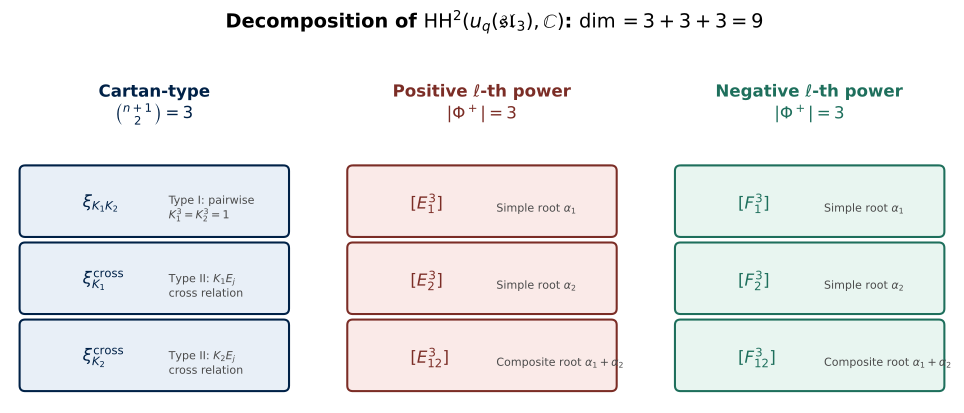

The Python source for this figure:
"""Generate the three-fold decomposition figure for sl3."""
import matplotlib
matplotlib.use('Agg')
import matplotlib.pyplot as plt
import matplotlib.patches as mpatches
import numpy as np

fig, axes = plt.subplots(1, 3, figsize=(10, 4))

# Color scheme - Oxford blue palette
colors = {
    'cartan': ('#002147', '#E8EFF7'),  # Oxford blue
    'pos_lth': ('#7B2D26', '#FAEAE8'), # Dark red
    'neg_lth': ('#1E6F5C', '#E8F5F0'), # Dark green
}

# Panel 1: Cartan-type classes
ax = axes[0]
ax.set_xlim(0, 10)
ax.set_ylim(0, 10)
ax.axis('off')
ax.set_title(r'Cartan-type' + '\n' + r'$\binom{n+1}{2} = 3$', fontsize=12, fontweight='bold',
             color=colors['cartan'][0])

classes_cartan = [
    (r'$\xi_{K_1 K_2}$', 'Type I: pairwise\n$K_1^3=K_2^3=1$'),
    (r'$\xi_{K_1}^{\mathrm{cross}}$', 'Type II: $K_1 E_j$\ncross relation'),
    (r'$\xi_{K_2}^{\mathrm{cross}}$', 'Type II: $K_2 E_j$\ncross relation'),
]
for i, (sym, desc) in enumerate(classes_cartan):
    y = 7 - i * 2.8
    rect = mpatches.FancyBboxPatch((0.5, y-0.8), 9, 2.2,
                                    boxstyle="round,pad=0.2",
                                    facecolor=colors['cartan'][1], edgecolor=colors['cartan'][0],
                                    linewidth=1.5)
    ax.add_patch(rect)
    ax.text(2.5, y+0.2, sym, fontsize=12, fontweight='bold', va='center', color=colors['cartan'][0])
    ax.text(5.5, y+0.0, desc, fontsize=8, va='center', color='#4A4A4A')

# Panel 2: Positive l-th power
ax = axes[1]
ax.set_xlim(0, 10)
ax.set_ylim(0, 10)
ax.axis('off')
ax.set_title(r'Positive $\ell$-th power' + '\n' + r'$|\Phi^+| = 3$', fontsize=12, fontweight='bold',
             color=colors['pos_lth'][0])

classes_pos = [
    (r'$[E_1^3]$', r'Simple root $\alpha_1$'),
    (r'$[E_2^3]$', r'Simple root $\alpha_2$'),
    (r'$[E_{12}^3]$', r'Composite root $\alpha_1+\alpha_2$'),
]
for i, (sym, desc) in enumerate(classes_pos):
    y = 7 - i * 2.8
    rect = mpatches.FancyBboxPatch((0.5, y-0.8), 9, 2.2,
                                    boxstyle="round,pad=0.2",
                                    facecolor=colors['pos_lth'][1], edgecolor=colors['pos_lth'][0],
                                    linewidth=1.5)
    ax.add_patch(rect)
    ax.text(2.5, y+0.2, sym, fontsize=12, fontweight='bold', va='center', color=colors['pos_lth'][0])
    ax.text(5.5, y+0.0, desc, fontsize=8, va='center', color='#4A4A4A')

# Panel 3: Negative l-th power
ax = axes[2]
ax.set_xlim(0, 10)
ax.set_ylim(0, 10)
ax.axis('off')
ax.set_title(r'Negative $\ell$-th power' + '\n' + r'$|\Phi^+| = 3$', fontsize=12, fontweight='bold',
             color=colors['neg_lth'][0])

classes_neg = [
    (r'$[F_1^3]$', r'Simple root $\alpha_1$'),
    (r'$[F_2^3]$', r'Simple root $\alpha_2$'),
    (r'$[F_{12}^3]$', r'Composite root $\alpha_1+\alpha_2$'),
]
for i, (sym, desc) in enumerate(classes_neg):
    y = 7 - i * 2.8
    rect = mpatches.FancyBboxPatch((0.5, y-0.8), 9, 2.2,
                                    boxstyle="round,pad=0.2",
                                    facecolor=colors['neg_lth'][1], edgecolor=colors['neg_lth'][0],
                                    linewidth=1.5)
    ax.add_patch(rect)
    ax.text(2.5, y+0.2, sym, fontsize=12, fontweight='bold', va='center', color=colors['neg_lth'][0])
    ax.text(5.5, y+0.0, desc, fontsize=8, va='center', color='#4A4A4A')

fig.suptitle(r'Decomposition of $\mathrm{HH}^2(u_q(\mathfrak{sl}_3), \mathbb{C})$: $\dim = 3 + 3 + 3 = 9$',
             fontsize=14, fontweight='bold', y=1.02)

plt.tight_layout()
plt.savefig('/home/z/my-project/download/hopf-paper/figures/decomposition.pdf', dpi=300, bbox_inches='tight')
plt.savefig('/home/z/my-project/download/hopf-paper/figures/decomposition.png', dpi=300, bbox_inches='tight')
print("Decomposition figure saved")
